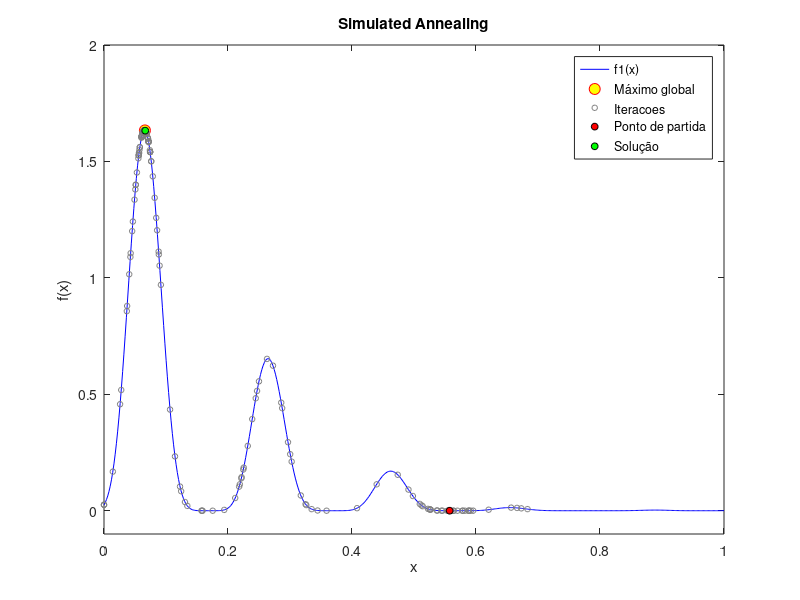
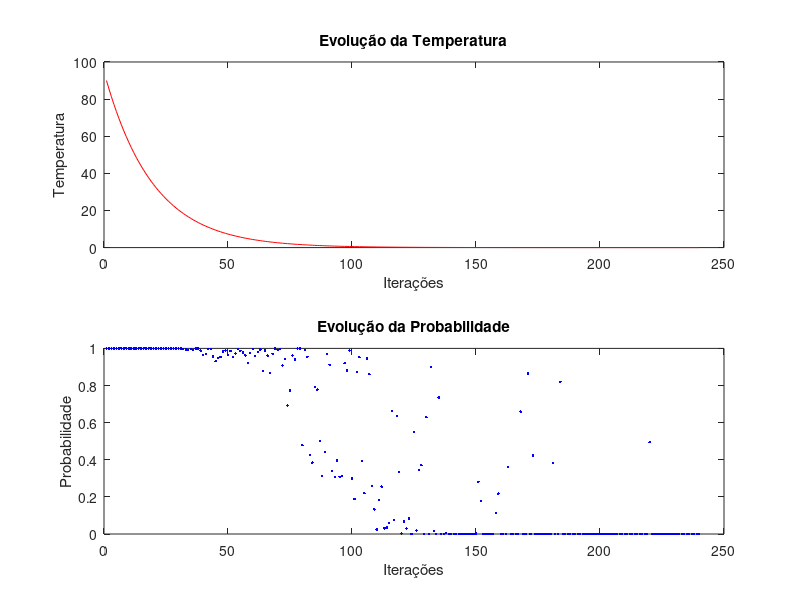

These figures' MATLAB source, in order:
clc
clear
close all;

f1 = @(x) 4*(sin(5*pi*x+0.5).^6).*exp(log2((x-0.8).^2)); % Funcao

iteracoes = 240; % Numero de iterações
x_range = 1; % Amplitude do espaço
x_radius = x_range / 20; % Vizinhança
x_current = rand * x_range; % x_inicial
y_current = f1(x_current); % y_inicial

% auxiliar para armazenar resultados 
x_hist = zeros(iteracoes + 1, 1); 
y_hist = zeros(iteracoes + 1, 1);
temperatura_hist = zeros(iteracoes, 1);
probabilidade_hist = zeros(iteracoes, 1);

% Ponto de partida
x_hist(1) = x_current;
y_hist(1) = y_current;

% Parâmetros do Simulated Annealing
T = 90; % Temperatura inicial, máxima
nRep = 2; % Número de repetições para cada valor da temperatura
alfa = 0.95; % Fator de decaimento para a temperatura

for i = 1:iteracoes
    for l = 1:nRep
    % Posicao atual
    y_current = f1(x_current);

    % Novo ponto na vizinhança
    x_new = x_current + x_radius * (2*rand - 1);
    x_new = max(0, min(1, x_new)); %Garante que ele esta dentro dentro de [0,1]

    % Nova posição
    y_new = f1(x_new);

    %Calculo do gradiente de energia
    dE = y_new - y_current;

    %Calculo da probabilidade 
    p = exp(-(abs(dE) / T));

    if dE > 0 %Se este for ascendeste, aceita-se a sol. nova
        x_current = x_new;
        y_current = f1(x_new);
    else
        if (rand < p) %Caso contrário, recorre-se à dec. probabilistica
         x_current = x_new;
         y_current = f1(x_new);
        end
    end

    %Armazenar resultados
    x_hist(i + 1) = x_current;
    temperatura_hist(i) = T;
    probabilidade_hist(i) = p;
    end

    % Decaimento da temperatura
    T = alfa * T;
end

fprintf('Soluçao: x = %f ; y = %f\n', x_current, y_current)

x = linspace(0, 1, 500); %0 até 1 com 500 elementos, de maneira a ver-se bem a f1
y = f1(x);

% Mostrar o gráfico da função otimizada
plot(x, y, 'b');
hold on;
plot(0.066, 1.6332, 'o', 'markersize', 8, 'MarkerFaceColor', 'yellow', 'MarkerEdgeColor', 'red')
plot(x_hist, f1(x_hist), 'o', 'Color', [0.5, 0.5, 0.5], 'MarkerSize', 4);
plot(x_hist(1), y_hist(1), 'o', 'markersize', 5, 'MarkerFaceColor', 'red', 'MarkerEdgeColor', 'black');
plot(x_current, y_current, 'o', 'markersize', 5, 'MarkerFaceColor', 'green', 'MarkerEdgeColor', 'black');
title('Simulated Annealing');
axis([0,1,-0.1,2]); % Delimitar os eixos
xlabel('x');
ylabel('f(x)');
legend('f1(x)', 'Máximo global', 'Iteracoes', 'Ponto de partida', 'Solução');
hold off;

% Gráfico da evolução da temperatura
figure;
subplot(2, 1, 1);
plot(1:iteracoes, temperatura_hist, 'r');
title('Evolução da Temperatura');
xlabel('Iterações');
ylabel('Temperatura');

% Gráfico da evolução da probabilidade
subplot(2, 1, 2);
plot(1:iteracoes, probabilidade_hist, 'b.');
title('Evolução da Probabilidade');
xlabel('Iterações');
ylabel('Probabilidade');
